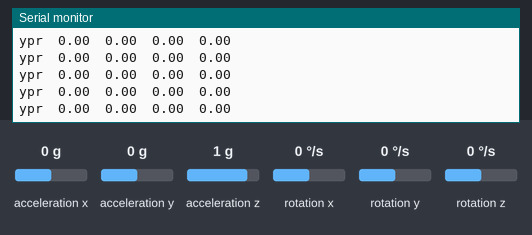
Bench run of a sketch on a simulated Arduino Uno, built with avr-gcc and run on an emulated ATmega328P. Shown: the last lines printed to the serial monitor. The test bench sets the inputs (shaded band); at power-on: acceleration z 1 g, acceleration x 0 g, acceleration y 0 g, rotation z 0 °/s, rotation x 0 °/s, rotation y 0 °/s.

Above: at 1.7 s.
1.8 s: acceleration z set to -1.4 g
At 2.4 s:
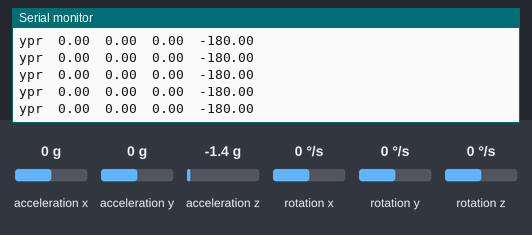
4.8 s: acceleration x set to -1.4 g
At 5.5 s:
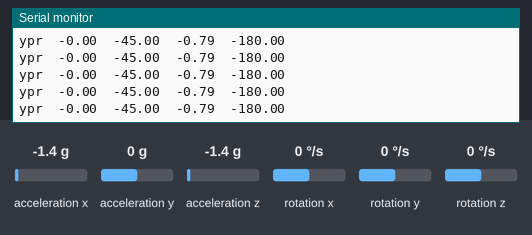
7.8 s: acceleration y set to -1.4 g
At 8.6 s:
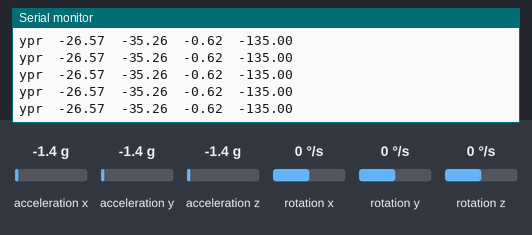
9.3 s: rotation z set to -192 °/s
At 10.2 s:
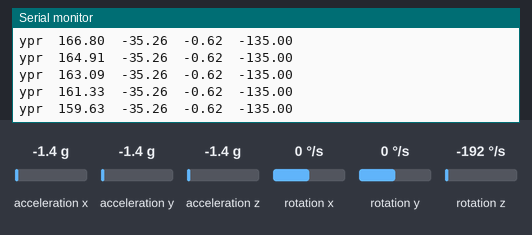
10.8 s: rotation z set to -100 °/s
At 11.9 s:
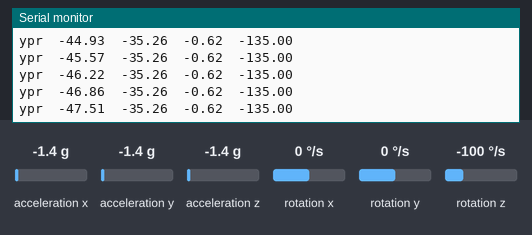
13.8 s: rotation z set to 0 °/s
At 14.4 s:
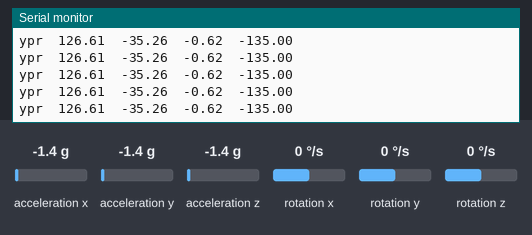
Timing chart, 0 to 16.8 s (numbered marks = the images above; inputs shaded):
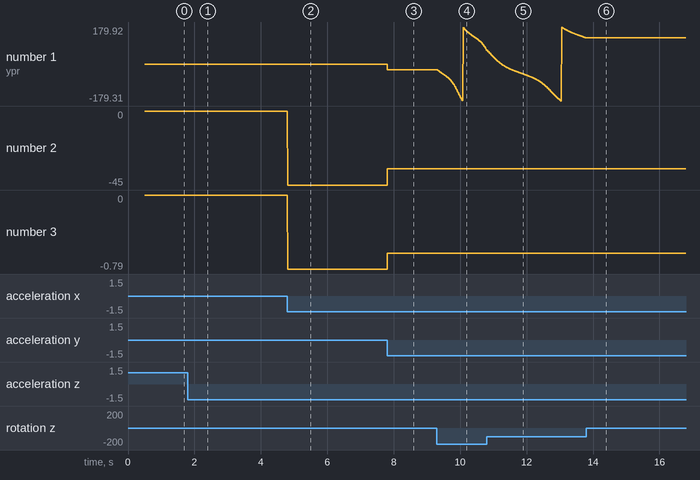

The sketch:

Gyro.ino
```cpp
//
// I2Cdev and MPU6050 must be installed as libraries, or else the .cpp/.h files
// for both classes must be in the include path of your project
#include "I2Cdev.h"

#include "MPU6050_6Axis_MotionApps20.h"
//#include "MPU6050.h" // not necessary if using MotionApps include file

// Arduino Wire library is required if I2Cdev I2CDEV_ARDUINO_WIRE implementation
// is used in I2Cdev.h
#if I2CDEV_IMPLEMENTATION == I2CDEV_ARDUINO_WIRE
    #include "Wire.h"
#endif

// class default I2C address is 0x68
// specific I2C addresses may be passed as a parameter here
// AD0 low = 0x68 (default for SparkFun breakout and InvenSense evaluation board)
// AD0 high = 0x69
MPU6050 mpu;
//MPU6050 mpu(0x69); // <-- use for AD0 high


// MPU control/status vars
bool dmpReady = true;  // set true if DMP init was successful
uint8_t mpuIntStatus;   // holds actual interrupt status byte from MPU
uint8_t devStatus;      // return status after each device operation (0 = success, !0 = error)
uint16_t packetSize;    // expected DMP packet size (default is 42 bytes)
uint16_t fifoCount;     // count of all bytes currently in FIFO
uint8_t fifoBuffer[64]; // FIFO storage buffer

// orientation/motion vars
Quaternion q;           // [w, x, y, z]         quaternion container
VectorInt16 aa;         // [x, y, z]            accel sensor measurements
VectorInt16 aaReal;     // [x, y, z]            gravity-free accel sensor measurements
VectorInt16 aaWorld;    // [x, y, z]            world-frame accel sensor measurements
VectorFloat gravity;    // [x, y, z]            gravity vector
float ypr[3];           // [yaw, pitch, roll]   yaw/pitch/roll container and gravity vector


// ================================================================
// ===               INTERRUPT DETECTION ROUTINE                ===
// ================================================================
   // indicates whether MPU interrupt pin has gone high


// ================================================================
// ===                      INITIAL SETUP                       ===
// ================================================================

void gyro_init();


void setup() {
    // join I2C bus (I2Cdev library doesn't do this automatically)
   gyro_init();
}


// ================================================================
// ===                    MAIN PROGRAM LOOP                     ===
// ================================================================

void loop() {
    mpuIntStatus = mpu.getIntStatus();
    fifoCount = mpu.getFIFOCount();
    if ((mpuIntStatus & 0x10) || fifoCount == 1024) {
        mpu.resetFIFO();
    } else if (mpuIntStatus & 0x02) {
        while (fifoCount < packetSize) fifoCount = mpu.getFIFOCount();
        mpu.getFIFOBytes(fifoBuffer, packetSize);
        fifoCount -= packetSize;
            mpu.dmpGetQuaternion(&q, fifoBuffer);
            mpu.dmpGetGravity(&gravity, &q);
            mpu.dmpGetYawPitchRoll(ypr, &q, &gravity);
            Serial.print("ypr\t");
            Serial.print(ypr[0] * 180/M_PI);
            Serial.print("\t");
            Serial.print(ypr[1] * 180/M_PI);
            Serial.print("\t");
            Serial.print(ypr[1]);

            Serial.print("\t");
            Serial.println(ypr[2] * 180/M_PI);
    }
}

void gyro_init(){
   #if I2CDEV_IMPLEMENTATION == I2CDEV_ARDUINO_WIRE
        Wire.begin();
        Wire.setClock(400000); // 400kHz I2C clock. Comment this line if having compilation difficulties
    #elif I2CDEV_IMPLEMENTATION == I2CDEV_BUILTIN_FASTWIRE
        Fastwire::setup(400, true);
    #endif
    Serial.begin(115200);
    mpu.initialize();

    Serial.println(F("Initializing DMP..."));
    devStatus = mpu.dmpInitialize();

    // Gyro offsets
    mpu.setXGyroOffset(-599);
    mpu.setYGyroOffset(39);
    mpu.setZGyroOffset(15);
    mpu.setZAccelOffset(2279);

    if (devStatus == 0) {
        Serial.println(F("Enabling DMP..."));
        mpu.setDMPEnabled(true);


        mpuIntStatus = mpu.getIntStatus();

        // set our DMP Ready flag so the main loop() function knows it's okay to use it
        Serial.println(F("DMP ready! Waiting for first interrupt..."));
        dmpReady = true;

        // get expected DMP packet size for later comparison
        packetSize = mpu.dmpGetFIFOPacketSize();
    } else {
        // ERROR!
        // 1 = initial memory load failed
        // 2 = DMP configuration updates failed
        // (if it's going to break, usually the code will be 1)
        Serial.print(F("DMP Initialization failed (code "));
        Serial.print(devStatus);
        Serial.println(F(")"));
    }
    if (!dmpReady){
      Serial.print("DMP not ready!");
      while(1);
    }


}
```

Measured:
- after the input at 1.8 s, the serial monitor: prints a new line at once (image 1)
- after the input at 4.8 s, the serial monitor: prints a new line at once (image 2)
- after the input at 7.8 s, the serial monitor: prints a new line at once (image 3)
- after the input at 9.3 s, the serial monitor: prints a new line at once (image 4)
- plotted number 1: 0 → -26.57 after the input at 7.8 s, -26.57 → 69.54 after the input at 9.3 s
- plotted number 2: 0 → -45 after the input at 4.8 s, -45 → -35.26 after the input at 7.8 s
- plotted number 3: 0 → -0.79 after the input at 4.8 s, -0.79 → -0.62 after the input at 7.8 s
